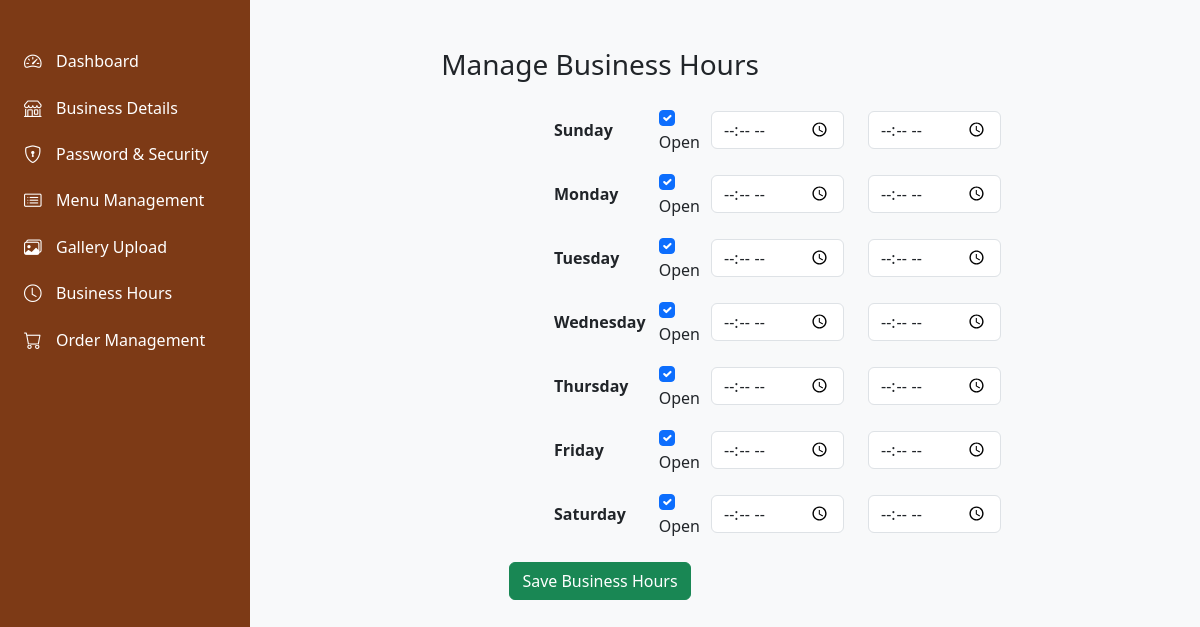
The app's page /business-hours/ with its own data.
### aok_dashboard/models.py (models this page shows, shortened)
class BusinessHour(models.Model):
    business = models.ForeignKey(Business, on_delete=models.CASCADE, related_name='hours')
    day = models.CharField(max_length=20, choices= DAYS_OF_WEEK)
    from_time = models.TimeField(null=True, blank=True)
    to_time = models.TimeField(null=True, blank=True)
    is_closed = models.BooleanField(default=False)
    class Meta:
        unique_together = ('business', 'day')
        ordering = ['day']

### aok_dashboard/views.py (the view, shortened to what this page needs)
# urls.py: path('business-hours/', views.manage_business_hours, name='manage_business_hours'),
def manage_business_hours(request):
    business = Business.objects.first()
    existing_hours = {
        hour.day: hour for hour in BusinessHour.objects.filter(business=business)
    }
    return render(request, 'dashboard/business_hours.html', {
        'days': DAYS_OF_WEEK,
        'existing_hours': existing_hours,
    })

### aok_dashboard/templatetags/custom_filters.py (called while the page is built)
@register.filter
def get_item(dictionary, key):
    return dictionary.get(key)

### aok_dashboard/templates/dashboard/business_hours.html (shortened to what this page needs)
{% extends "dashboard/base.html" %}
{% load custom_filters %}
{% block content %}
<div class="container mt-5">
  <h3 class="mb-4 text-center">Manage Business Hours</h3>
  <form method="POST">
    {% for day, label in days %}
      {% with hour=existing_hours|get_item:day %}
      <div class="row align-items-center mb-3" style="margin-left: 500px;">
        <div class="col-md-2">
          <strong>{{ label }}</strong>
        </div>
        <div class="col-md-1">
          <input type="checkbox"
                 name="{{ day }}_open"
                 class="form-check-input toggle-day"
                 data-day="{{ day }}"
                 {% if hour and not hour.is_closed %}checked{% endif %}>
          Open
        </div>
        <div class="col-md-3">
          <input type="time"
                 name="{{ day }}_from"
                 id="{{ day }}_from"
                 class="form-control"
                 value="{{ hour.from_time|default:'' }}"
                 {% if hour and hour.is_closed %}disabled{% endif %}>
        </div>
        <div class="col-md-3">
          <input type="time"
                 name="{{ day }}_to"
                 id="{{ day }}_to"
                 class="form-control"
                 value="{{ hour.to_time|default:'' }}"
                 {% if hour and hour.is_closed %}disabled{% endif %}>
        </div>
      </div>
      {% endwith %}
    {% endfor %}
    <div class="text-center mt-4">
      <button type="submit" class="btn btn-success">Save Business Hours</button>
    </div>
  </form>
</div>
{% endblock %}

### aok_dashboard/templates/dashboard/base.html (shortened to what this page needs)
<!DOCTYPE html>
<html lang="en">
<head>
  <link href="https://cdn.jsdelivr.net/npm/bootstrap@5.3.0/dist/css/bootstrap.min.css" rel="stylesheet" />
  <link href="https://cdn.jsdelivr.net/npm/bootstrap-icons@1.10.5/font/bootstrap-icons.css" rel="stylesheet" />
</head>
<body>
  <nav id="sidebar" class="sidebar d-flex flex-column">
    <ul class="nav flex-column px-2">
      <li class="nav-item mb-1">
        <a href="{% url 'dashboard' %}" class="nav-link active d-flex align-items-center">
          <i class="bi bi-speedometer2"></i>
          <span class="ms-2">Dashboard</span>
        </a>
      </li>
      <li class="nav-item mb-1">
        <a href="{% url 'business_profile' %}" class="nav-link d-flex align-items-center">
          <i class="bi bi-shop"></i>
          <span class="ms-2">Business Details</span>
        </a>
      </li>
      <li class="nav-item mb-1">
        <a href="{% url 'change_password' %}" class="nav-link d-flex align-items-center">
          <i class="bi bi-shield-lock"></i>
          <span class="ms-2">Password & Security</span>
        </a>
      </li>
      <li class="nav-item mb-1">
        <a href="{% url 'add_menu_item' %}" class="nav-link d-flex align-items-center">
          <i class="bi bi-card-list"></i>
          <span class="ms-2">Menu Management</span>
        </a>
      </li>
      <li class="nav-item mb-1">
        <a href="#" class="nav-link d-flex align-items-center">
          <i class="bi bi-images"></i>
          <span class="ms-2">Gallery Upload</span>
        </a>
      </li>
      <li class="nav-item mb-1">
        <a href="{% url 'manage_business_hours' %}" class="nav-link d-flex align-items-center">
          <i class="bi bi-clock"></i>
          <span class="ms-2">Business Hours</span>
        </a>
      </li>
      <li class="nav-item mb-1">
        <a href="{% url 'admin_balance_dashboard' %}" class="nav-link d-flex align-items-center">
          <i class="bi bi-cart"></i>
          <span class="ms-2">Order Management</span>
        </a>
      </li>
    </ul>
  </nav>
  {% block content %}{% endblock content %}
</body>
</html>

### aok_dashboard/templates/dashboard/base.html (style rules this page uses)
body { min-height: 100vh; overflow-x: hidden; background-color: #f8f9fa; }
.sidebar { height: 100vh; position: fixed; left: 0; top: 0; width: 250px; background: #7d3a16; color: white; padding-top: 1rem; transition: width 0.3s; z-index: 1030; }
.sidebar .nav-link { color: #ffffff; font-weight: 500; }
.sidebar .nav-link i { width: 24px; font-size: 1.1rem; }
.sidebar .nav-link span { display: inline !important; }

### records on screen
BusinessHour: day "Sunday", is_closed "☑"
BusinessHour: day "Monday", is_closed "☑"
BusinessHour: day "Tuesday", is_closed "☑"
BusinessHour: day "Wednesday", is_closed "☑"
BusinessHour: day "Thursday", is_closed "☑"
BusinessHour: day "Friday", is_closed "☑"
BusinessHour: day "Saturday", is_closed "☑"
